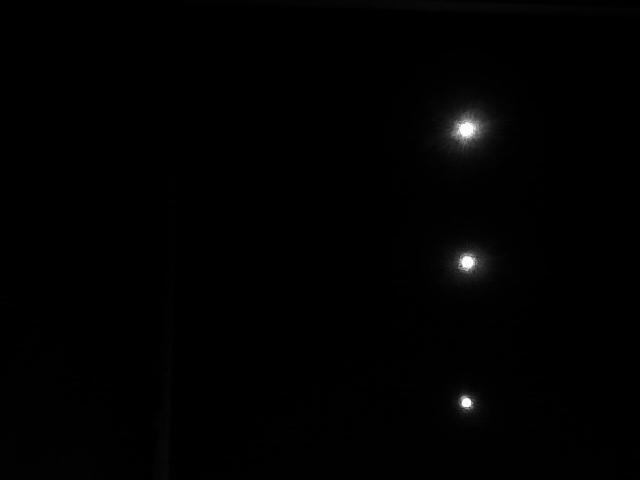
#> input picture gray.jpg, 640 x 480 px
$ python locate.py   (Python 2 division)   (older library calls are emulated)
#> lines starting #> are read from the running program, lines starting #| are printed output that depends on the picture; after the words box and inside, x2 and y2 are one past the last pixel; in counts of white or black regions, pixels touching at a corner belong together
#> further down, gray is the input picture: shape (480, 640); min 0, max 255, mean 1.5
### line.py
# coding=utf-8
import cv2
import numpy as np

height = 480
width = 640


def line_sort(img):
    img = cv2.GaussianBlur(img, (3, 3), 0)
    edges = cv2.Canny(img, 50, 150, apertureSize=3)
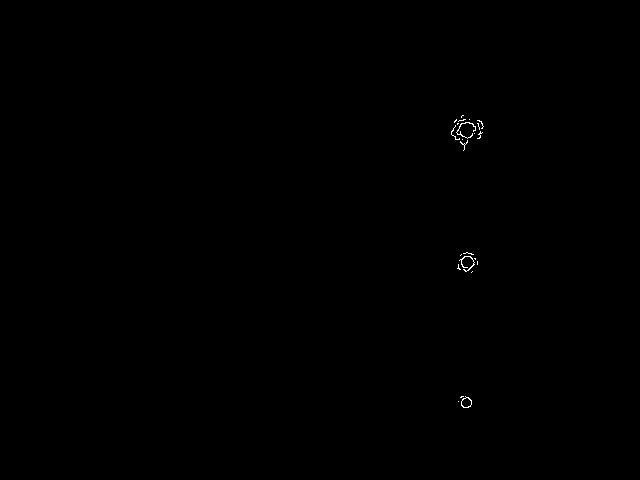
#> edges: shape (480, 640); 0.1% white in thin lines or dots, all inside (x1, y1, x2, y2) = (451, 115, 484, 408)
    lines = cv2.HoughLines(edges, 1, np.pi / 180, 118)  # 这里对最后一个参数使用了经验型的值
#> lines = None
    # [28 lines of commented-out code are left out]
    if lines is not None:
        horizontal = [line for line in lines[0] if 3 * np.pi / 8.0 <= line[1] <= 5 * np.pi / 8.0]
        if len(horizontal):
            horizontal = [line for line in horizontal if line[1] == min(horizontal, key=lambda i: abs(i[1] - np.pi / 2))[1]]
            horizontal = min(horizontal, key=lambda i: i[0])
            return horizontal
    return []


# [25 lines left out: function draw_line, not called in this run]

# [7 lines that do not run on import are left out]

### locate.py
# -*- coding:utf-8 -*-

import cv2
import numpy as np
from line import line_sort
import sys
sys.setrecursionlimit(3500)

height = 480
width = 640


# [54 lines left out: function locate, not called in this run]


def locate_(gray):
    horizontal = line_sort(gray)
#> horizontal = []
    if len(horizontal):
        rho = horizontal[0]
        theta = horizontal[1]
        pt1 = (int(rho / np.sin(theta)), 0)
        # 该直线与最后一列的交点
        pt2 = (int((rho - width * np.cos(theta)) / np.sin(theta)), width)
        h_border = min(pt1[0], pt2[0]) - 16
        if h_border > height/2:
            for x in xrange(h_border, height):
                for y in xrange(width):
                    gray[x][y] = 0
    # cv2.imshow("cc", gray)
    circles = cv2.HoughCircles(gray, cv2.cv.CV_HOUGH_GRADIENT, 1, 120, param1=30, param2=15, minRadius=1, maxRadius=13)
#> circles = [[460.5, 126.5, 12.4], [464.5, 264.5, 12.4], [466.5, 401.5, 7.4]]
    leds = [i[1::-1] for i in circles[0]]
#> leds = [[126.5, 460.5], [264.5, 464.5], [401.5, 466.5]]
    return leds

if __name__ == "__main__":
    gray = cv2.imread('gray.jpg', 0)
    # print locate(gray)
    print locate_(gray)
#| [array([126.5, 460.5], dtype=float32), array([264.5, 464.5], dtype=float32), array([401.5, 466.5], dtype=float32)]
    cv2.waitKey(0)
    cv2.destroyAllWindows()
